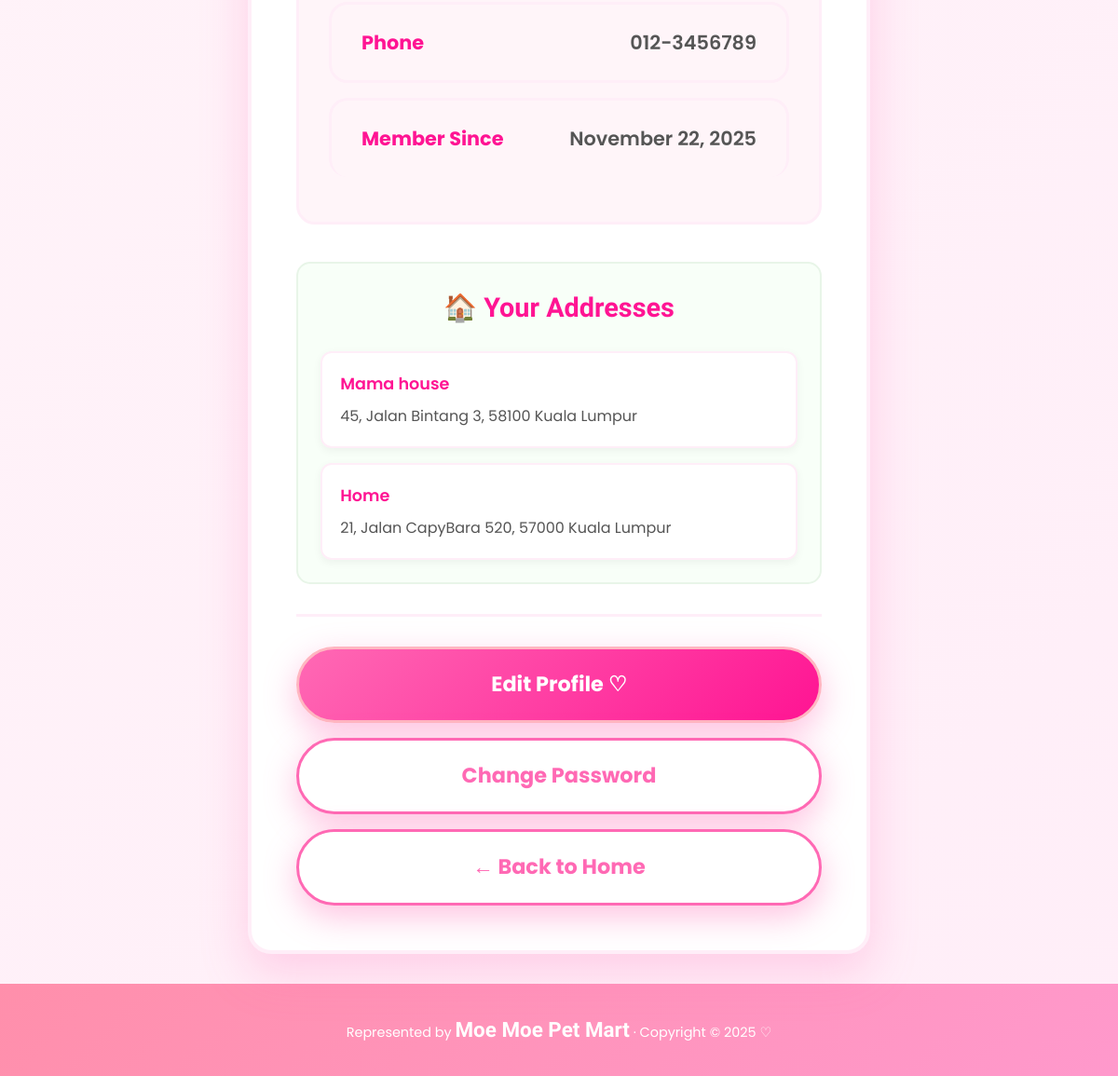
The app's page /profile.php (signed in, lower part), older data.
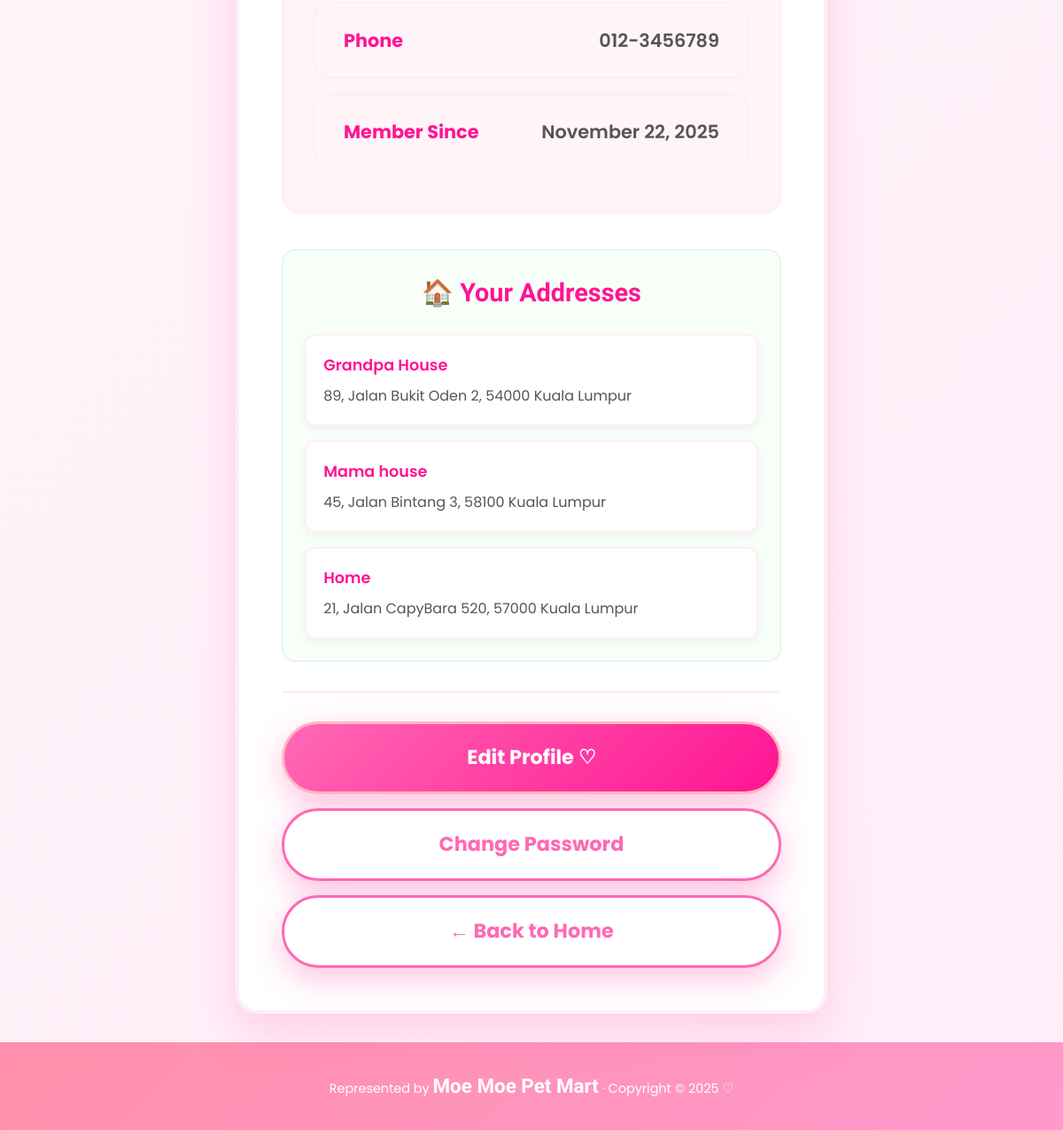
The same page, newer data.
### tables this page shows
CREATE TABLE `user_addresses` (
  `id` int(11) NOT NULL,
  `user_id` int(11) NOT NULL,
  `address_name` varchar(100) DEFAULT 'Home',
  `full_address` text NOT NULL,
  `created_at` timestamp NOT NULL DEFAULT current_timestamp()
);

### _base.php (called while the page is built, shortened)
<?php
function is_login() {
    return isset($_SESSION['user']) && !empty($_SESSION['user']);
}
function username() {
    return $_SESSION['user'] ?? null;
}
function current_user() {
    global $_db;
    $stm = $_db->prepare("SELECT * FROM users WHERE username = ?");
    $stm->execute([username()]);
    return $stm->fetch();
}
function encode($value) {
    return htmlentities($value);
}
?>

### profile.php (the view, shortened to what this page needs)
<?php
require '_base.php';
$user = current_user();
$stm = $_db->prepare("SELECT * FROM user_addresses WHERE user_id = ? ORDER BY created_at DESC");
$stm->execute([$user->id]);
$addresses = $stm->fetchAll();
include '_head.php';
?>
<div class="profile-container">
    <div class="profile-card">
        <div class="profile-info">
            <div class="profile-field">
                <div class="field-label">Phone</div>
                <div class="field-value"><?= encode($user->phone) ?></div>
            </div>
            <div class="profile-field">
                <div class="field-label">Member Since</div>
                <div class="field-value"><?= date('F j, Y', strtotime($user->created_at)) ?></div>
            </div>
        </div>
        <div class="address-display-simple">
            <h3>🏠 Your Addresses</h3>
            <?php if (!empty($addresses)): ?>
                <div class="address-list-simple">
                    <?php foreach ($addresses as $addr): ?>
                        <div class="address-card-simple">
                            <?php if (!empty($addr->address_name)): ?>
                                <div class="address-name"><?= encode($addr->address_name) ?></div>
                            <?php endif; ?>
                            <div class="address-text"><?= nl2br(encode($addr->full_address)) ?></div>
                        </div>
                    <?php endforeach; ?>
                </div>
            <?php endif; ?>
        </div>
        <div class="profile-actions">
            <a href="edit_profile.php" class="btn btn-primary">Edit Profile ♡</a>
            <a href="change_password.php" class="btn btn-secondary">Change Password</a>
            <a href="/" class="btn btn-secondary">← Back to Home</a>
        </div>
    </div>
</div>
<?php include '_foot.php'; ?>

Row changes from the older to the newer data that the page shows:
added user_addresses: address_name "Grandpa House", full_address "89, Jalan Bukit Oden 2, 54000 Kuala Lumpur"
